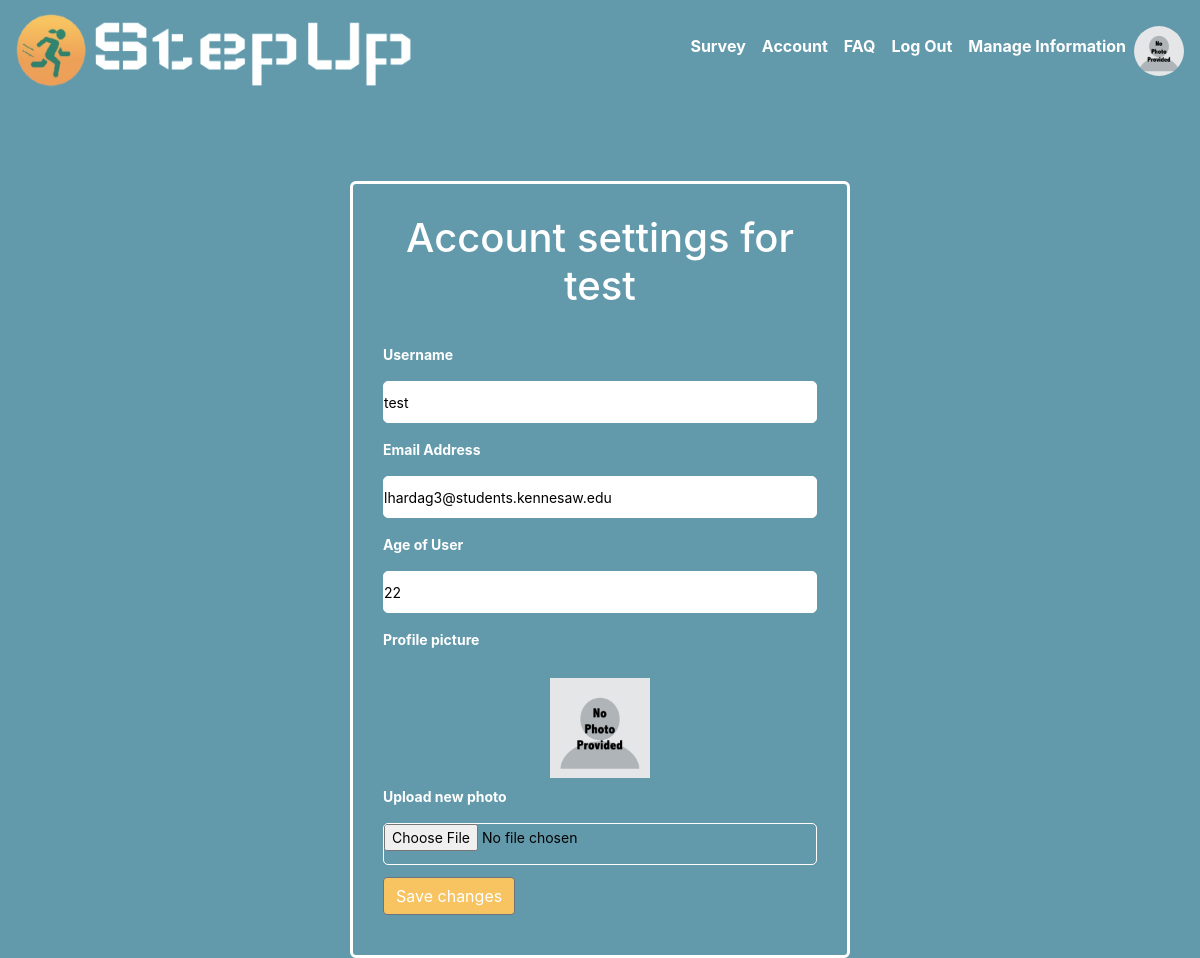
The page /auth/my_account (signed in) on the database as committed earlier.
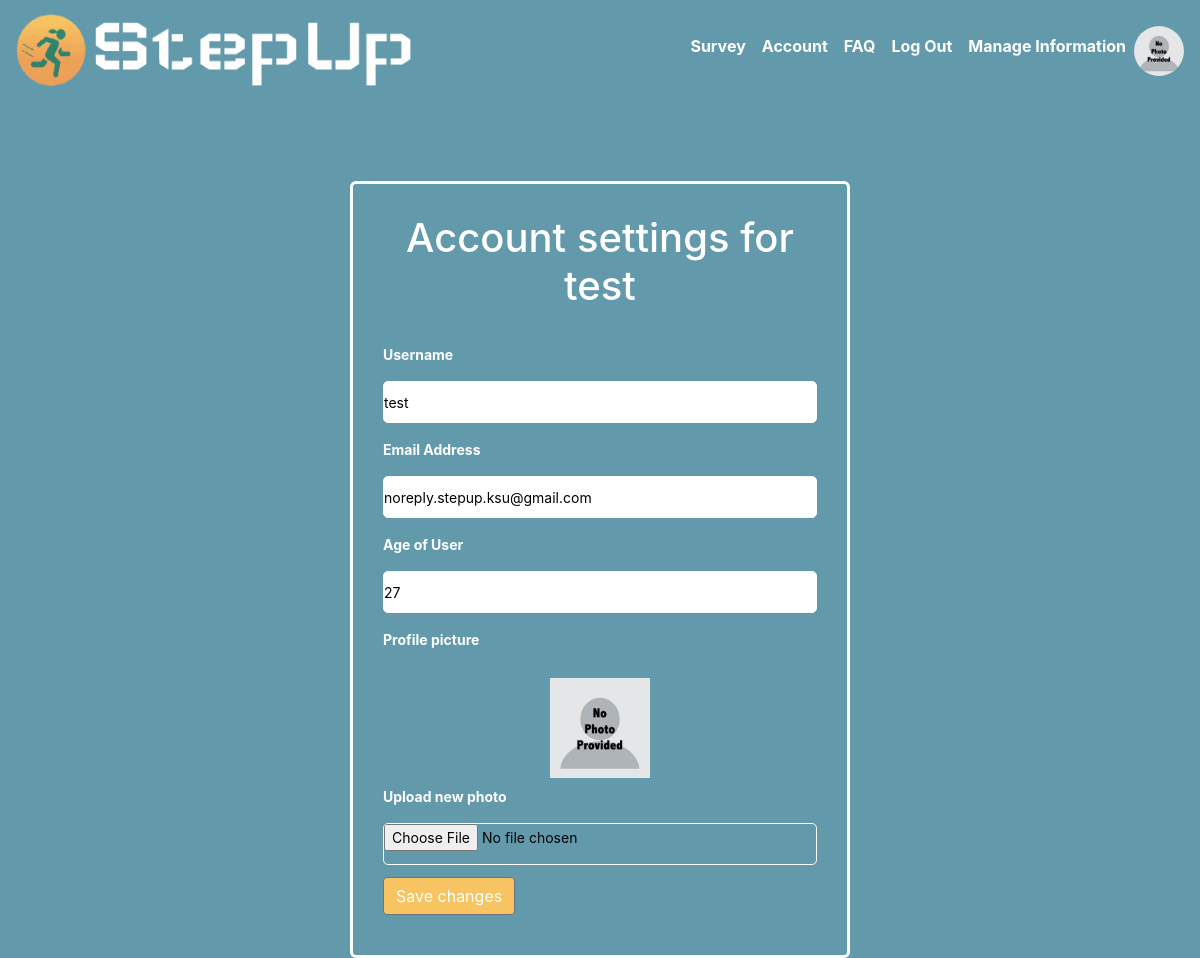
The same page on the database as committed later.
### tables this page shows
CREATE TABLE user
(
    username       TEXT UNIQUE NOT NULL,
    password       TEXT NOT NULL,
    email          TEXT NOT NULL,
    picture        BLOB,
    sex            TEXT NOT NULL,
    race           TEXT NOT NULL,
    age            INTEGER NOT NULL,
    feet           INTEGER NOT NULL,
    inches         INTEGER NOT NULL,
    userid         INTEGER PRIMARY KEY UNIQUE,
    current_weight INTEGER NOT NULL,
    target_weight  INTEGER NOT NULL,
    weight_circum  INTEGER NOT NULL,
    neck_circum    INTEGER NOT NULL,
    body_fat_per   INTEGER NOT NULL,
    steps          INTEGER NOT NULL,
    role           INTEGER NOT NULL,
    survey_update  TEXT NOT NULL,
    account_create TEXT NOT NULL
);

### step_up/auth.py (the view, shortened to what this page needs)
@bp.route('/my_account', methods=('GET', 'POST'))
@login_required
def my_account():
    return render_template("auth/my_account.html")

### step_up/auth.py (called while the page is built)
def login_required(view):
    @functools.wraps(view)
    def wrapped_view(**kwargs):
        if g.user is None:
            return redirect(url_for('auth.login'))
        return view(**kwargs)
    return wrapped_view

@bp.before_app_request
def load_logged_in_user():
    userid = session.get('userid')
    if userid is None:
        g.user = None
    else:
        g.user = get_database().execute(
            "SELECT * FROM user WHERE userid = ?", (userid,)
        ).fetchone()

### step_up/database.py (called while the page is built)
def get_database():
    if 'database' not in g:
        g.database = sqlite3.connect(
            current_app.config['DATABASE'],
            detect_types=sqlite3.PARSE_DECLTYPES
        )
        g.database.row_factory = sqlite3.Row
    return g.database

def close_database(e=None):
    database = g.pop('database', None)
    if database is not None:
        database.close()

### step_up/templates/auth/my_account.html (shortened to what this page needs)
{% extends 'base.html' %}
{% block content %}
    <div class="container">
        <h1>{% block title %}Account settings for {{ g.user['username'] }}{% endblock %}</h1>
        <form method="post" enctype="multipart/form-data">
            <div class="form-first">
                <div class="personal details">
                    <div class="fields">
                        <div class="input-field">
                            <label for="username">Username</label>
                            <input name="username" id="username" required value="{{ g.user['username'] }}">
                        </div>
                        <div class="input-field">
                            <label for="email">Email Address</label>
                            <input name="email" id="email" required
                                   value="{{ g.user['email'] }}">
                        </div>
                        <div class="input-field">
                            <label for="age">Age of User</label>
                            <input name="age" id="age" required value="{{ g.user['age'] }}">
                        </div>
                        <div class="input-field" style="float: left">
                            <label for="picture" style="float: left">Profile picture</label>
                            {% if g.user['picture'] %}
                                <span><img class="picture"
                                           id="picture" style="width:100px;height:100px;margin-top: 20px;"
                                           alt="User's profile picture"/></span>
                            {% else %}
                                <span><img class="picture" src="{{ url_for('static', filename='no_photo.png') }}"
                                           style="width:100px;height:100px;margin-top: 20px;"
                                           alt="Placeholder profile picture"/></span>
                            {% endif %}
                        </div>
                        <div class="input-field">
                            <label for="picture">Upload new photo</label>
                            <input class="file" type="file" name="picture" id="picture">
                        </div>
                        <div class="btn-group-vertical-justified" style="margin-bottom: 10px; text-align:center">
                            <button data-toggle="tooltip" data-placement="top" title="Save changes made to user account"
                                    type="submit" class="btn btn-secondary"
                                    style="color: white; background-color: #F8C461">Save changes
                            </button>
                        </div>
                    </div>
                </div>
            </div>
        </form>
    </div>
{% endblock %}

Rows that differ between the two databases and show on the page:
changed user "test": email "lhardag3@students.kennesaw.edu" → "noreply.stepup.ksu@gmail.com"; age "22" → "27"
